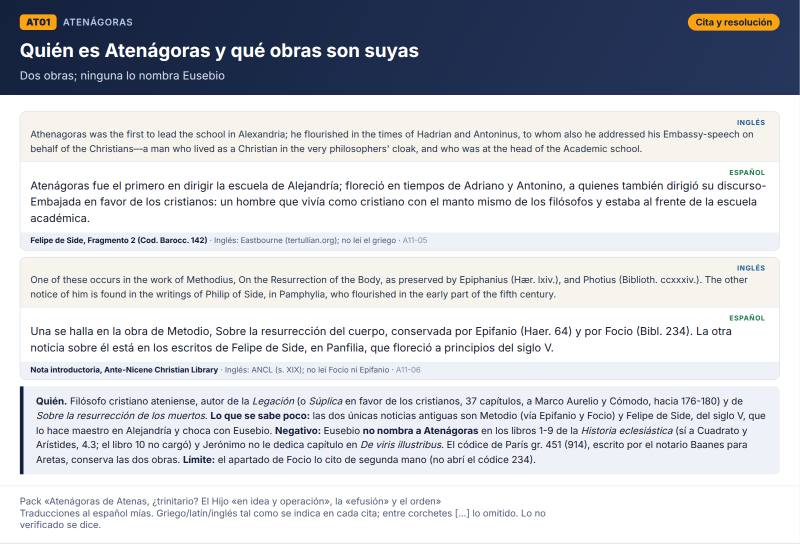
#> input picture atenagoras-atenas-hijo-idea-operacion-espiritu/AT01.png, 1600 x 1088 px, given in place of AT18.png, which was not available (shown at 1/2 size)
$ python packat.py
#> lines starting #> are read from the running program, lines starting #| are printed output that depends on the picture
import os, shutil, glob, json
from PIL import Image
B='/tmp/claude-0/-home-user-Pruebas/978f574d-1019-54bc-bb45-9f4fddd102bb/scratchpad'
AT=B+'/at'; AQ=B+'/aq'
R='/home/user/Pruebas/atenagoras-atenas-hijo-idea-operacion-espiritu'
os.chdir(AT)
for d in ('','/herramientas','/herramientas/briefs_agentes','/herramientas/datos_agentes','/paginas'):
    os.makedirs(R+d,exist_ok=True)
order=['AT18']+[f'AT{i:02d}' for i in range(1,18)]+['AT19','AT20','AT21']
files=[o+'.png' for o in order]
for f in files: shutil.copy('atcards/'+f,R+'/'+f)
for f in glob.glob(AQ+'/pg/*.png'): shutil.copy(f,R+'/paginas/'+os.path.basename(f))
for t in ('atdata.py','atgen.py','packat.py'): shutil.copy(t,R+'/herramientas/'+t)
for t in ('V_o46.py','V_o48.py','V_o124.py','bands.py','hlz2.py'): shutil.copy(f'{AQ}/{t}',R+'/herramientas/resaltar_'+t)
shutil.copy(B+'/ay/renderhb.js',R+'/herramientas/renderhb.js'); shutil.copy(B+'/tq/hlz.py',R+'/herramientas/hlz.py'); shutil.copy(B+'/jd/hlpage.py',R+'/herramientas/hlpage.py')
for t in ('hbcss.py','genpad.py'): shutil.copy(f'{B}/hb/{t}',R+'/herramientas/'+t)
shutil.copy(AQ+'/gen.py',R+'/herramientas/gen_briefs.py')
for k in range(1,12):
    shutil.copy(f'{AQ}/A{k}.txt',R+f'/herramientas/briefs_agentes/A{k}.txt')
    for n in ('passages.json','notes.md'):
        p=f'{AQ}/A{k}/{n}'
        if os.path.exists(p): shutil.copy(p,R+f'/herramientas/datos_agentes/A{k}_{n}')
ims=[]
for f in files:
    im=Image.open('atcards/'+f).convert('RGB')
#> im is the input picture: PIL image 1600x1088 RGB; mean R, G, B 202, 204.7, 210.7
    if im.width>1200: im=im.resize((1200,round(im.height*1200/im.width)),Image.LANCZOS)
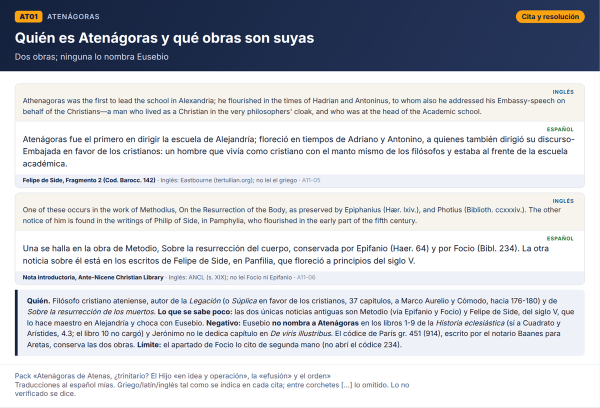
#> im: PIL image 1200x816 RGB (shown at 1/2 size); mean R, G, B 201.7, 204.4, 210.5
#> pass 3 of the loop `for f in files:`:
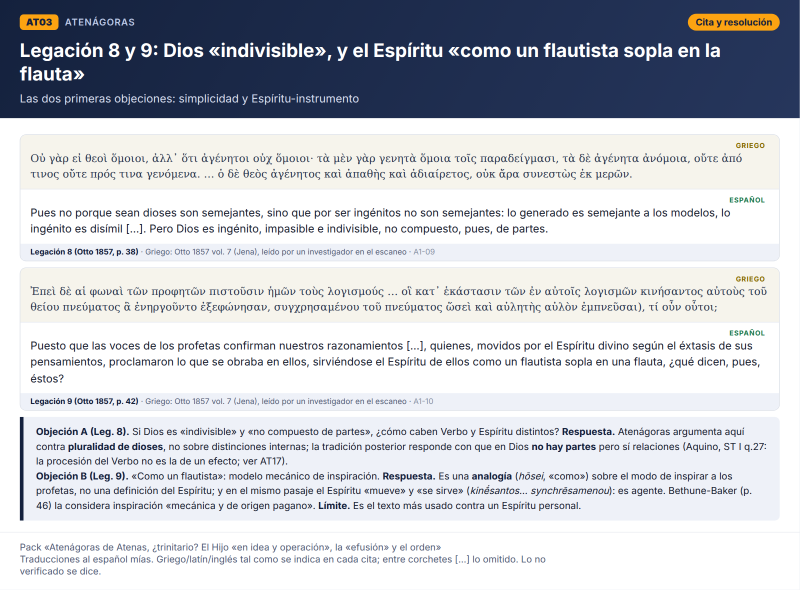
#> input picture atenagoras-atenas-hijo-idea-operacion-espiritu/AT03.png, 1600 x 1179 px, given in place of AT02.png, which was not available (shown at 1/2 size)
#> im is the input picture: PIL image 1600x1179 RGB; mean R, G, B 197.5, 200.5, 207.2
#> `if im.width>1200: im=im.resize((1200,round(im.height*1200/im.width)),I..`:
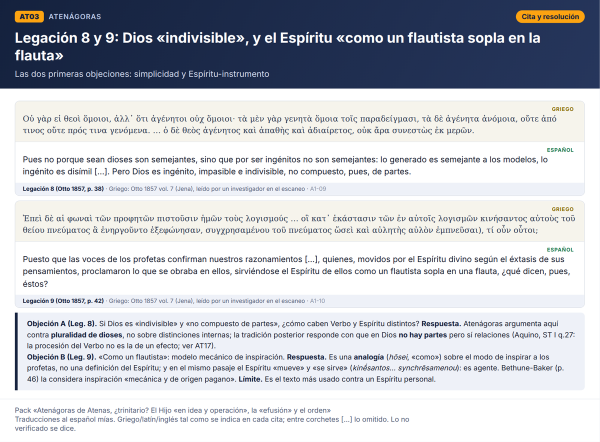
#> im: PIL image 1200x884 RGB (shown at 1/2 size); mean R, G, B 197.2, 200.3, 207
#> (the run stopped early here; a loop or call above may not have finished)
